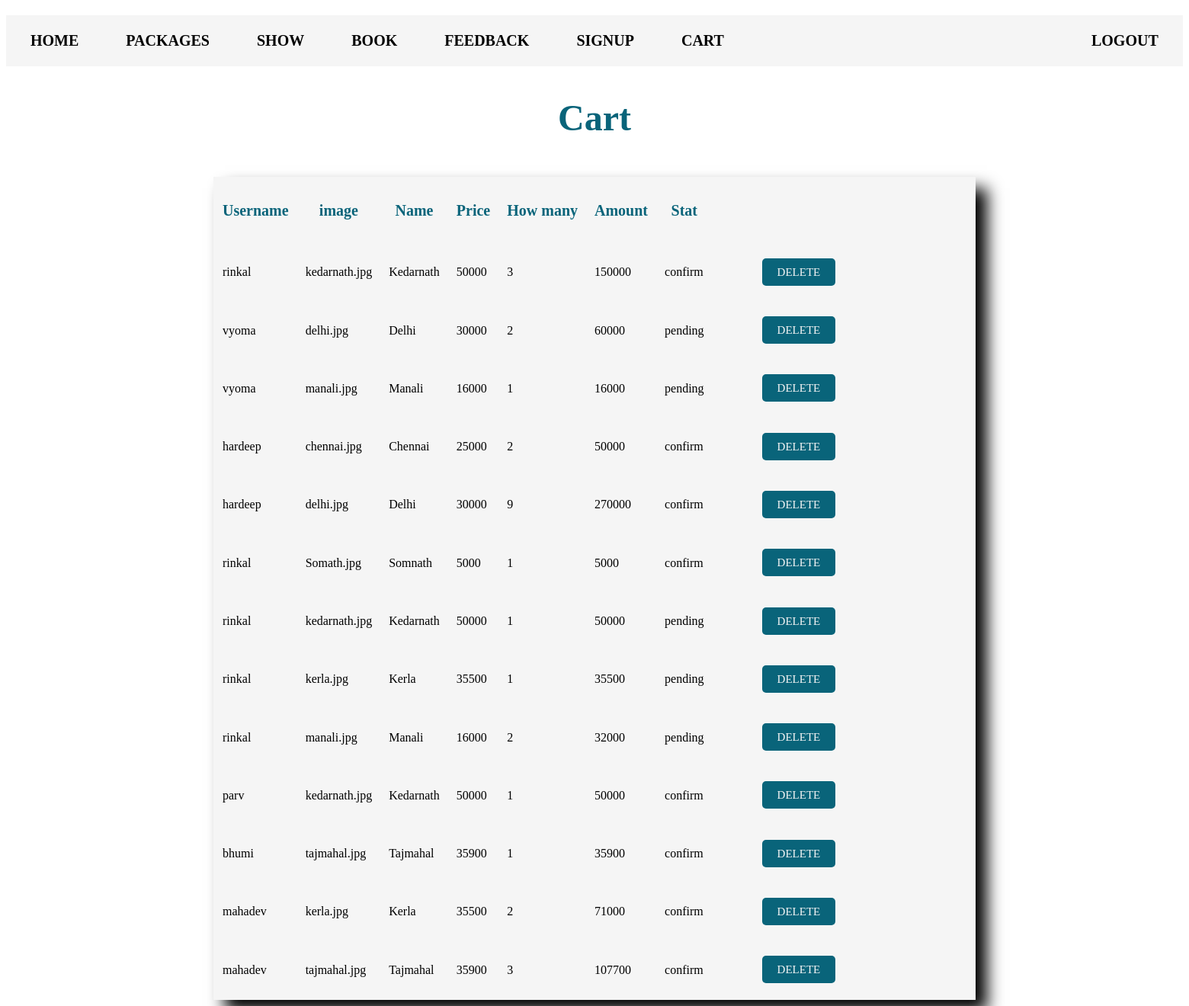
Screenshot of /admin/cart.php (signed in) with the database file from the repository.
### tables this page shows
CREATE TABLE `cart` (
  `id` int(3) NOT NULL,
  `unm` varchar(50) NOT NULL,
  `img` varchar(200) NOT NULL,
  `pnm` varchar(50) NOT NULL,
  `price` varchar(200) NOT NULL,
  `qt` int(200) NOT NULL,
  `amt` int(200) NOT NULL,
  `stat` varchar(200) NOT NULL
);

### admin/cart.php (the view, shortened to what this page needs)
<?php
	include("header.php");
?>
<h2 align="center">Cart</h2>
<head>
	<link rel="stylesheet" href="cart.css">
</head>
<div class="container1">
<table cellpadding=10>
	<tr class="ahead">
		<th>Username</th>
		<th>image</th>
		<th>Name</th>
		<th>Price</th>
		<th>How many</th>
		<th>Amount</th>
        <th>Stat</th>
		<th></th>
		<th></th>
	</tr>
<?php
	include('connect.php');
	$q = mysqli_query($cn,"select * from cart");
	while($r = mysqli_fetch_array($q))
	{
		echo "<tr>
			<td>".$r[1]."</td>
			<td>".$r[2]."</td>
			<td>".$r[3]."</td>
			<td>".$r[4]."</td>
			<td>".$r[5]."</td>
			<td>".$r[6]."</td>
            <td>".$r[7]."</td>
            <td></td><td></td>
			<td><a href='cartdel.php?id=".$r[0]." ' class='btn'>DELETE</a></td>
		</tr>";
	}
?>

### admin/style.css (style rules this page uses)
.container1 { display: flex; height: 650px; width: 1050px; background-color: whitesmoke; margin: auto; margin-top: 50px; box-shadow: 15px 15px 20px black; }
.ahead { font-family: Cambria Math; font-size: 20px; font-weight: bold; color:#09647a; }
.btn { background-color: #09647a; color: whitesmoke; font-size: 15px; border-radius: 5px; padding: 10px 20px 10px 20px; margin: 10px 10px 10px 10px; cursor: pointer; border: none; text-decoration: none; }
h2 { font-size: 3rem; font-family: Cambria Math; margin: 40px; color: #09647a; }

### admin/cart.css (style rules this page uses)
.container1 { display: flex; height: 1080px; width: 1000px; background-color: whitesmoke; margin: auto; margin-top: 50px; box-shadow: 15px 15px 20px black; }
.ahead { font-family: Cambria Math; font-size: 20px; font-weight: bold; color:#09647a; }
.btn { background-color: #09647a; color: whitesmoke; font-size: 15px; border-radius: 5px; padding: 10px 20px 10px 20px; margin: 10px 10px 10px 10px; cursor: pointer; border: none; text-decoration: none; }
h2 { font-size: 3rem; font-family: Cambria Math; margin: 40px; color: #09647a; }

### rows the page displays
cart: unm "rinkal", img "kedarnath.jpg", pnm "Kedarnath", price "50000", qt "3", amt "150000", stat "confirm"
cart: unm "vyoma", img "delhi.jpg", pnm "Delhi", price "30000", qt "2", amt "60000", stat "pending"
cart: unm "vyoma", img "manali.jpg", pnm "Manali", price "16000", qt "1", amt "16000", stat "pending"
cart: unm "hardeep", img "chennai.jpg", pnm "Chennai", price "25000", qt "2", amt "50000", stat "confirm"
cart: unm "hardeep", img "delhi.jpg", pnm "Delhi", price "30000", qt "9", amt "270000", stat "confirm"
cart: unm "rinkal", img "Somath.jpg", pnm "Somnath", price "5000", qt "1", amt "5000", stat "confirm"
cart: unm "rinkal", img "kedarnath.jpg", pnm "Kedarnath", price "50000", qt "1", amt "50000", stat "pending"
cart: unm "rinkal", img "kerla.jpg", pnm "Kerla", price "35500", qt "1", amt "35500", stat "pending"
cart: unm "rinkal", img "manali.jpg", pnm "Manali", price "16000", qt "2", amt "32000", stat "pending"
cart: unm "parv", img "kedarnath.jpg", pnm "Kedarnath", price "50000", qt "1", amt "50000", stat "confirm"
cart: unm "bhumi", img "tajmahal.jpg", pnm "Tajmahal", price "35900", qt "1", amt "35900", stat "confirm"
cart: unm "mahadev", img "kerla.jpg", pnm "Kerla", price "35500", qt "2", amt "71000", stat "confirm"
cart: unm "mahadev", img "tajmahal.jpg", pnm "Tajmahal", price "35900", qt "3", amt "107700", stat "confirm"
